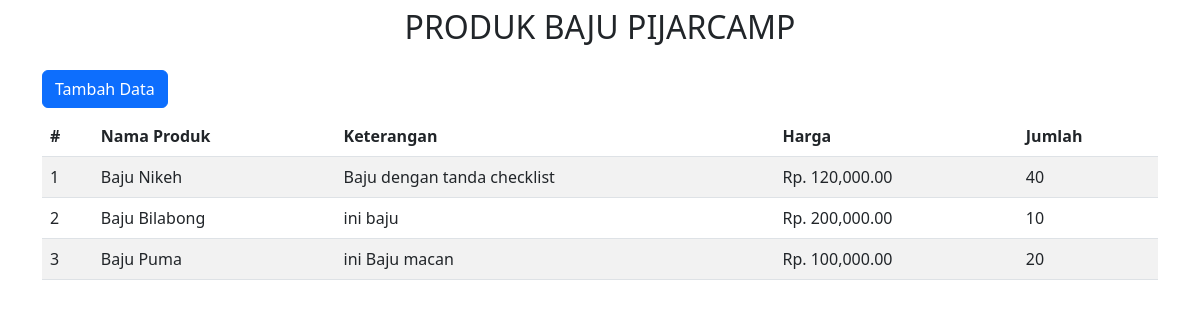
The page / on the database its author committed.
### tables this page shows
CREATE TABLE `produk` (
  `nama_produk` varchar(100) NOT NULL,
  `keterangan` text DEFAULT NULL,
  `harga` int(11) DEFAULT NULL,
  `jumlah` int(11) DEFAULT NULL
);

### application/controllers/Produk.php (called while the page is built, shortened)
<?php
class Produk extends CI_Controller
{
	public function __construct()
	{
		$this->load->model('m_produk');
	}
	public function index()
	{
		$data = array(
			'title' => 'Produk',
			'produk' => $this->m_produk->get_all_data(),
		);
		$this->load->view('produk', $data, FALSE);
	}
}

### index.php (called while the page is built, shortened)
<?php
require_once BASEPATH.'core/CodeIgniter.php';

### application/models/M_produk.php (called while the page is built, shortened)
<?php
class M_produk extends CI_Model
{
	public function get_all_data()
	{
		$this->db->select('*');
		$this->db->from('produk');
		$this->db->order_by('nama_produk', 'asc');
		return $this->db->get()->result();
	}
}

### application/views/produk.php (the view, shortened to what this page needs)
<!doctype html>
<html lang="en">
<head>
	<link href="https://cdn.jsdelivr.net/npm/bootstrap@5.2.2/dist/css/bootstrap.min.css" rel="stylesheet">
</head>
<body>
	<div class="container">
		<h2 class="text-center mt-2">PRODUK BAJU PIJARCAMP</h2>
		<button type="button" class="btn btn-primary mt-3" data-bs-toggle="modal" data-bs-target="#add">
			Tambah Data
		</button>
		<table class="table table-striped mt-2">
			<thead>
				<tr>
					<th scope="col">#</th>
					<th scope="col">Nama Produk</th>
					<th scope="col">Keterangan</th>
					<th scope="col">Harga</th>
					<th scope="col">Jumlah</th>
				</tr>
			</thead>
			<tbody>
				<?php $no = 1;
				foreach ($produk as $key => $value) { ?>
					<tr>
						<td><?= $no++ ?></td>
						<td><?= $value->nama_produk ?></td>
						<td><?= $value->keterangan ?></td>
						<td>Rp. <?= number_format($value->harga, 2) ?></td>
						<td><?= $value->jumlah ?></td>
					</tr>
				<?php } ?>
			</tbody>
		</table>
	</div>
</body>
</html>

### rows shown on the page
produk: nama_produk "Baju Nikeh", keterangan "Baju dengan tanda checklist", harga "120,000.00", jumlah "40"
produk: nama_produk "Baju Bilabong", keterangan "ini baju", harga "200,000.00", jumlah "10"
produk: nama_produk "Baju Puma", keterangan "ini Baju macan", harga "100,000.00", jumlah "20"
